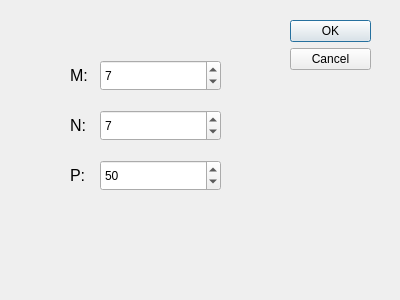
<?xml version="1.0" encoding="UTF-8"?>
<ui version="4.0">
 <class>DialogInput</class>
 <widget class="QDialog" name="DialogInput">
  <property name="geometry">
   <rect>
    <x>0</x>
    <y>0</y>
    <width>400</width>
    <height>300</height>
   </rect>
  </property>
  <property name="windowTitle">
   <string>Dialog</string>
  </property>
  <widget class="QDialogButtonBox" name="buttonBox">
   <property name="geometry">
    <rect>
     <x>290</x>
     <y>20</y>
     <width>81</width>
     <height>400</height>
    </rect>
   </property>
   <property name="orientation">
    <enum>Qt::Vertical</enum>
   </property>
   <property name="standardButtons">
    <set>QDialogButtonBox::Cancel|QDialogButtonBox::Ok</set>
   </property>
  </widget>
  <widget class="QSpinBox" name="InputM">
   <property name="geometry">
    <rect>
     <x>100</x>
     <y>60</y>
     <width>121</width>
     <height>31</height>
    </rect>
   </property>
   <property name="value">
    <number>7</number>
   </property>
  </widget>
  <widget class="QSpinBox" name="InputN">
   <property name="geometry">
    <rect>
     <x>100</x>
     <y>110</y>
     <width>121</width>
     <height>31</height>
    </rect>
   </property>
   <property name="value">
    <number>7</number>
   </property>
  </widget>
  <widget class="QSpinBox" name="InputP">
   <property name="geometry">
    <rect>
     <x>100</x>
     <y>160</y>
     <width>121</width>
     <height>31</height>
    </rect>
   </property>
   <property name="value">
    <number>50</number>
   </property>
  </widget>
  <widget class="QLabel" name="label">
   <property name="geometry">
    <rect>
     <x>70</x>
     <y>60</y>
     <width>21</width>
     <height>31</height>
    </rect>
   </property>
   <property name="font">
    <font>
     <pointsize>12</pointsize>
    </font>
   </property>
   <property name="text">
    <string>M:</string>
   </property>
  </widget>
  <widget class="QLabel" name="label_2">
   <property name="geometry">
    <rect>
     <x>70</x>
     <y>110</y>
     <width>21</width>
     <height>31</height>
    </rect>
   </property>
   <property name="font">
    <font>
     <pointsize>12</pointsize>
    </font>
   </property>
   <property name="text">
    <string>N:</string>
   </property>
  </widget>
  <widget class="QLabel" name="label_3">
   <property name="geometry">
    <rect>
     <x>70</x>
     <y>160</y>
     <width>21</width>
     <height>31</height>
    </rect>
   </property>
   <property name="font">
    <font>
     <pointsize>12</pointsize>
    </font>
   </property>
   <property name="text">
    <string>P:</string>
   </property>
  </widget>
 </widget>
 <resources/>
 <connections>
  <connection>
   <sender>buttonBox</sender>
   <signal>accepted()</signal>
   <receiver>DialogInput</receiver>
   <slot>accept()</slot>
   <hints>
    <hint type="sourcelabel">
     <x>248</x>
     <y>254</y>
    </hint>
    <hint type="destinationlabel">
     <x>157</x>
     <y>274</y>
    </hint>
   </hints>
  </connection>
  <connection>
   <sender>buttonBox</sender>
   <signal>rejected()</signal>
   <receiver>DialogInput</receiver>
   <slot>reject()</slot>
   <hints>
    <hint type="sourcelabel">
     <x>316</x>
     <y>260</y>
    </hint>
    <hint type="destinationlabel">
     <x>286</x>
     <y>274</y>
    </hint>
   </hints>
  </connection>
 </connections>
</ui>
